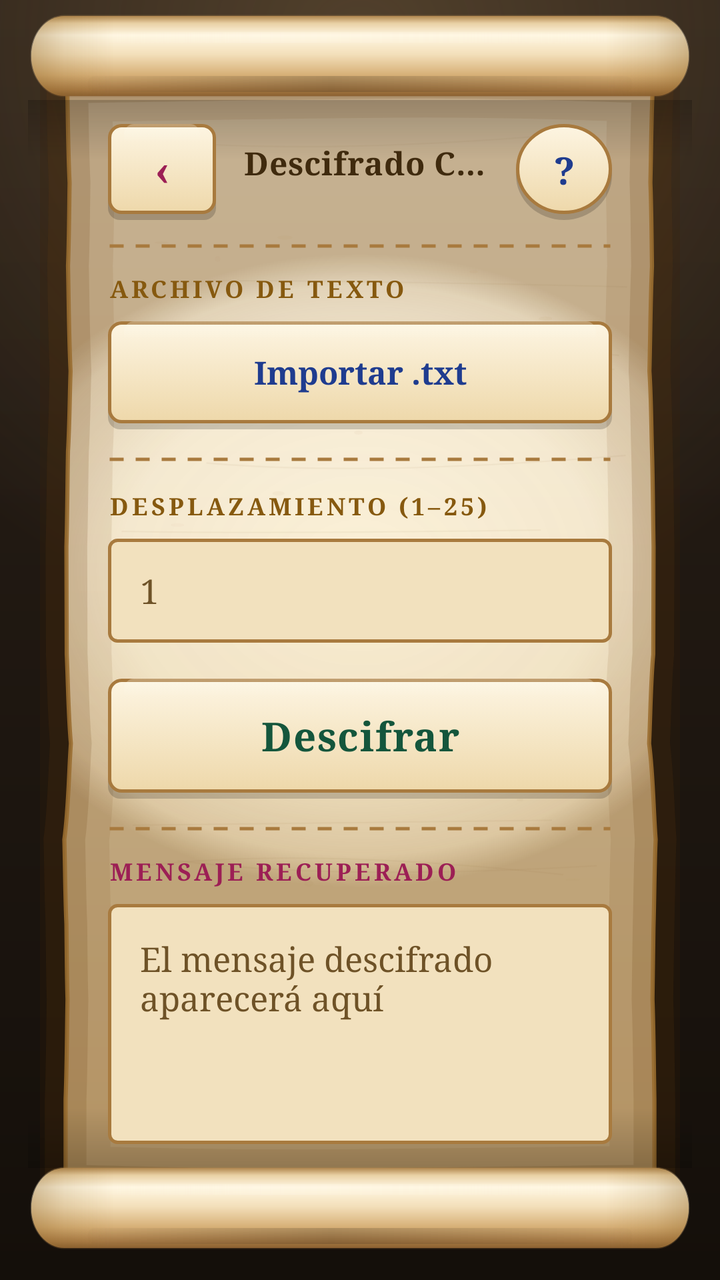
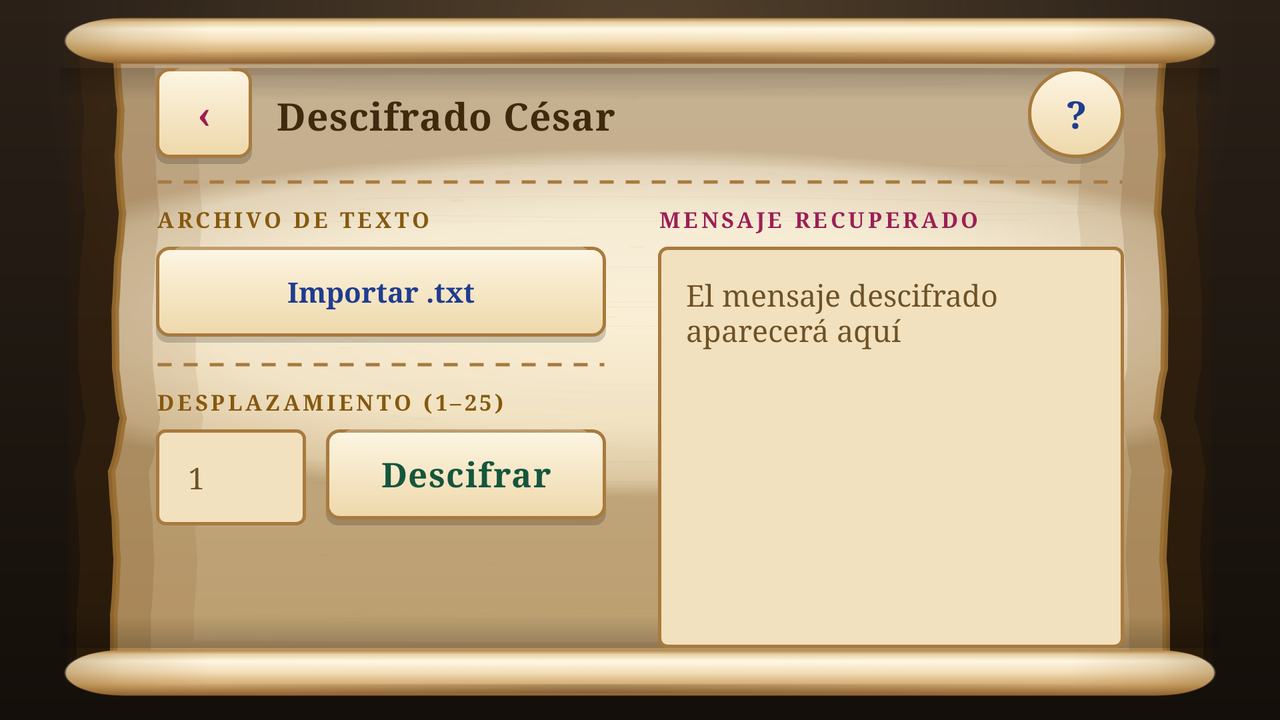

Two renders of one Android screen. The first uses the default layout on a phone; the second uses the alternative layout the repository ships for a different screen configuration, on a matching device. The two XML files are below.
<!-- AndroidManifest.xml: application theme Theme.Enigma -->
<!-- res/layout/activity_cesar.xml -->
<?xml version="1.0" encoding="UTF-8"?>
<LinearLayout xmlns:android="http://schemas.android.com/apk/res/android"
    xmlns:app="http://schemas.android.com/apk/res-auto"
    android:id="@+id/main"
    android:layout_width="match_parent"
    android:layout_height="match_parent"
    android:background="@drawable/fondo_mesa"
    android:orientation="vertical"
    android:paddingStart="@dimen/mesa_margen_h"
    android:paddingTop="@dimen/mesa_margen_sup"
    android:paddingEnd="@dimen/mesa_margen_h"
    android:paddingBottom="@dimen/mesa_margen_inf">

    <LinearLayout
        android:layout_width="match_parent"
        android:layout_height="0dp"
        android:layout_weight="1"
        android:background="@drawable/pergamino"
        android:orientation="vertical"
        android:paddingStart="@dimen/pergamino_padding_h"
        android:paddingTop="@dimen/pergamino_padding_v"
        android:paddingEnd="@dimen/pergamino_padding_h"
        android:paddingBottom="@dimen/pergamino_padding_v">

        
        <LinearLayout
            android:layout_width="match_parent"
            android:layout_height="wrap_content"
            android:gravity="center_vertical"
            android:orientation="horizontal">

            <androidx.appcompat.widget.AppCompatButton
                android:id="@+id/btnVolver"
                android:layout_width="@dimen/ancho_boton_volver"
                android:layout_height="@dimen/alto_boton_volver"
                android:background="@drawable/boton_pergamino"
                android:backgroundTint="@null"
                android:contentDescription="@string/volver"
                android:fontFamily="serif"
                android:gravity="center"
                android:minWidth="0dp"
                android:paddingStart="0dp"
                android:paddingTop="0dp"
                android:paddingEnd="0dp"
                android:paddingBottom="3dp"
                android:stateListAnimator="@null"
                android:text="‹"
                android:textAllCaps="false"
                android:textColor="@color/tinta_magenta"
                android:textSize="22sp"
                android:textStyle="bold" />

            <androidx.appcompat.widget.AppCompatTextView
                android:layout_width="0dp"
                android:layout_height="wrap_content"
                android:layout_marginStart="14dp"
                android:layout_weight="1"
                android:fontFamily="serif"
                android:letterSpacing="0.02"
                android:ellipsize="end"
                android:maxLines="1"
                android:text="@string/titulo_cesar"
                android:textColor="@color/pergamino_tinta"
                android:textSize="@dimen/texto_titulo_pantalla"
                android:textStyle="bold"
                app:autoSizeMaxTextSize="@dimen/texto_titulo_pantalla"
                app:autoSizeMinTextSize="16sp"
                app:autoSizeStepGranularity="1sp"
                app:autoSizeTextType="uniform" />

            <androidx.appcompat.widget.AppCompatButton
                android:id="@+id/btnAyuda"
                android:layout_width="@dimen/alto_boton_volver"
                android:layout_height="@dimen/alto_boton_volver"
                android:layout_marginStart="8dp"
                android:background="@drawable/boton_ayuda"
                android:backgroundTint="@null"
                android:contentDescription="@string/ayuda"
                android:fontFamily="serif"
                android:gravity="center"
                android:includeFontPadding="false"
                android:minWidth="0dp"
                android:paddingStart="0dp"
                android:paddingTop="0dp"
                android:paddingEnd="0dp"
                android:paddingBottom="0dp"
                android:stateListAnimator="@null"
                android:text="@string/ayuda_simbolo"
                android:textColor="@color/tinta_azul"
                android:textSize="19sp"
                android:textStyle="bold" />
        </LinearLayout>

        <View
            android:layout_width="match_parent"
            android:layout_height="2dp"
            android:layout_marginTop="12dp"
            android:layout_marginBottom="12dp"
            android:background="@drawable/linea_pergamino" />

        
        <TextView
            android:layout_width="match_parent"
            android:layout_height="wrap_content"
            android:fontFamily="serif"
            android:letterSpacing="0.14"
            android:text="@string/archivo_texto"
            android:textColor="@color/tinta_ocre"
            android:textSize="@dimen/texto_etiqueta"
            android:textStyle="bold" />

        <androidx.appcompat.widget.AppCompatButton
            android:id="@+id/btnImportarTxt"
            android:layout_width="match_parent"
            android:layout_height="wrap_content"
            android:layout_marginTop="8dp"
            android:background="@drawable/boton_pergamino"
            android:backgroundTint="@null"
            android:fontFamily="serif"
            android:minHeight="@dimen/alto_boton_secundario"
            android:paddingStart="18dp"
            android:paddingTop="10dp"
            android:paddingEnd="18dp"
            android:paddingBottom="13dp"
            android:stateListAnimator="@null"
            android:text="@string/importar_txt"
            android:textAllCaps="false"
            android:textColor="@color/tinta_azul"
            android:textSize="@dimen/texto_boton_secundario"
            android:textStyle="bold" />

        <View
            android:layout_width="match_parent"
            android:layout_height="2dp"
            android:layout_marginTop="@dimen/espacio_linea"
            android:layout_marginBottom="@dimen/espacio_linea"
            android:background="@drawable/linea_pergamino" />

        
        <TextView
            android:layout_width="match_parent"
            android:layout_height="wrap_content"
            android:fontFamily="serif"
            android:labelFor="@id/etDesplazamiento"
            android:letterSpacing="0.14"
            android:text="@string/desplazamiento"
            android:textColor="@color/tinta_ocre"
            android:textSize="@dimen/texto_etiqueta"
            android:textStyle="bold" />

        <EditText
            android:id="@+id/etDesplazamiento"
            android:layout_width="match_parent"
            android:layout_height="wrap_content"
            android:layout_marginTop="8dp"
            android:background="@drawable/enigma_borde"
            android:backgroundTint="@null"
            android:fontFamily="serif"
            android:hint="@string/desplazamiento_hint"
            android:importantForAutofill="no"
            android:maxLength="2"
            android:minHeight="@dimen/alto_campo"
            android:paddingStart="16dp"
            android:paddingEnd="16dp"
            android:textColor="@color/pergamino_tinta"
            android:textColorHint="@color/pergamino_tinta_suave"
            android:textSize="@dimen/texto_mensaje" />

        <androidx.appcompat.widget.AppCompatButton
            android:id="@+id/btnDescifrarCesar"
            android:layout_width="match_parent"
            android:layout_height="wrap_content"
            android:layout_marginTop="@dimen/espacio_seccion"
            android:background="@drawable/boton_pergamino"
            android:backgroundTint="@null"
            android:fontFamily="serif"
            android:letterSpacing="0.03"
            android:minHeight="@dimen/alto_boton"
            android:paddingStart="20dp"
            android:paddingTop="12dp"
            android:paddingEnd="20dp"
            android:paddingBottom="15dp"
            android:stateListAnimator="@null"
            android:text="@string/descifrar"
            android:textAllCaps="false"
            android:textColor="@color/tinta_verde"
            android:textSize="@dimen/texto_boton"
            android:textStyle="bold" />

        <View
            android:layout_width="match_parent"
            android:layout_height="2dp"
            android:layout_marginTop="@dimen/espacio_linea"
            android:layout_marginBottom="12dp"
            android:background="@drawable/linea_pergamino" />

        
        <TextView
            android:layout_width="match_parent"
            android:layout_height="wrap_content"
            android:fontFamily="serif"
            android:letterSpacing="0.14"
            android:text="@string/mensaje_recuperado"
            android:textColor="@color/tinta_magenta"
            android:textSize="@dimen/texto_etiqueta"
            android:textStyle="bold" />

        <ScrollView
            android:layout_width="match_parent"
            android:layout_height="0dp"
            android:layout_marginTop="8dp"
            android:layout_weight="1"
            android:background="@drawable/enigma_borde"
            android:fadeScrollbars="false"
            android:paddingTop="6dp"
            android:paddingBottom="6dp"
            android:scrollbarSize="4dp"
            android:scrollbarStyle="insideOverlay"
            android:scrollbarThumbVertical="@color/pergamino_borde"
            android:scrollbarTrackVertical="@android:color/transparent"
            android:scrollbars="vertical">

            <TextView
                android:id="@+id/tvMensajeRecuperado"
                android:layout_width="match_parent"
                android:layout_height="wrap_content"
                android:fontFamily="serif"
                android:gravity="top|start"
                android:hint="@string/mensaje_hint"
                android:paddingStart="16dp"
                android:paddingTop="10dp"
                android:paddingEnd="10dp"
                android:paddingBottom="10dp"
                android:textColor="@color/pergamino_tinta"
                android:textColorHint="@color/pergamino_tinta_suave"
                android:textIsSelectable="true"
                android:textSize="@dimen/texto_mensaje" />
        </ScrollView>
    </LinearLayout>
</LinearLayout>
<!-- resources referenced by this layout -->
<resources>
  <color name="pergamino_borde">#A87A3E</color>
  <color name="pergamino_tinta">#3F2A0E</color>
  <color name="pergamino_tinta_suave">#6E5227</color>
  <color name="tinta_azul">#1F3C8F</color>
  <color name="tinta_magenta">#9C1F55</color>
  <color name="tinta_ocre">#86590F</color>
  <color name="tinta_verde">#14563C</color>
  <dimen name="alto_boton">60dp</dimen>
  <dimen name="alto_boton_secundario">54dp</dimen>
  <dimen name="alto_boton_volver">48dp</dimen>
  <dimen name="alto_campo">52dp</dimen>
  <dimen name="ancho_boton_volver">54dp</dimen>
  <dimen name="espacio_linea">14dp</dimen>
  <dimen name="espacio_seccion">18dp</dimen>
  <dimen name="mesa_margen_h">14dp</dimen>
  <dimen name="mesa_margen_inf">12dp</dimen>
  <dimen name="mesa_margen_sup">6dp</dimen>
  <dimen name="pergamino_padding_h">40dp</dimen>
  <dimen name="pergamino_padding_v">56dp</dimen>
  <dimen name="texto_boton">20sp</dimen>
  <dimen name="texto_boton_secundario">16sp</dimen>
  <dimen name="texto_etiqueta">12sp</dimen>
  <dimen name="texto_mensaje">17sp</dimen>
  <dimen name="texto_titulo_pantalla">23sp</dimen>
  <!-- drawable enigma_borde (drawable) -->
  <?xml version="1.0" encoding="utf-8"?>
  <selector xmlns:android="http://schemas.android.com/apk/res/android">
  
      <item android:state_focused="true">
          <shape android:shape="rectangle">
              <solid android:color="@color/pergamino_campo" />
              <stroke android:width="2dp" android:color="@color/tinta_ocre" />
              <corners android:radius="4dp" />
          </shape>
      </item>
  
      <item>
          <shape android:shape="rectangle">
              <solid android:color="@color/pergamino_campo" />
              <stroke android:width="1.5dp" android:color="@color/pergamino_borde" />
              <corners android:radius="4dp" />
          </shape>
      </item>
  </selector>
  <!-- drawable linea_pergamino (drawable) -->
  <?xml version="1.0" encoding="utf-8"?>
  <shape xmlns:android="http://schemas.android.com/apk/res/android"
      android:shape="line">
      <stroke
          android:width="1.5dp"
          android:color="@color/pergamino_borde"
          android:dashWidth="7dp"
          android:dashGap="6dp" />
  </shape>
  <string name="archivo_texto">ARCHIVO DE TEXTO</string>
  <string name="ayuda">Ayuda</string>
  <string name="ayuda_simbolo" translatable="false">?</string>
  <string name="descifrar">Descifrar</string>
  <string name="desplazamiento">DESPLAZAMIENTO (1–25)</string>
  <string name="desplazamiento_hint">1</string>
  <string name="importar_txt">Importar .txt</string>
  <string name="mensaje_hint">El mensaje descifrado aparecerá aquí</string>
  <string name="mensaje_recuperado">MENSAJE RECUPERADO</string>
  <string name="titulo_cesar">Descifrado César</string>
  <string name="volver">Volver</string>
  <style name="Theme.Enigma" parent="Base.Theme.Enigma" />
  <color name="pergamino_campo">#F2E1BE</color>
  <color name="mesa">#2A2018</color>
  <color name="mesa_oscura">#140F0A</color>
  <style name="Base.Theme.Enigma" parent="Theme.Material3.DayNight.NoActionBar">
          <item name="android:windowBackground">@drawable/fondo_mesa</item>
          <item name="android:statusBarColor">@color/mesa_oscura</item>
          <item name="android:navigationBarColor">@color/mesa_oscura</item>
          <item name="android:windowLightStatusBar">false</item>
          <item name="android:windowLightNavigationBar">false</item>
      </style>
  <!-- some entries are left out for length -->
</resources>
<!-- res/layout-land/activity_cesar.xml (the repository's variant of the layout above) -->
<!-- drawn on the phone turned sideways -->
<?xml version="1.0" encoding="UTF-8"?>
<LinearLayout xmlns:android="http://schemas.android.com/apk/res/android"
    xmlns:app="http://schemas.android.com/apk/res-auto"
    android:id="@+id/main"
    android:layout_width="match_parent"
    android:layout_height="match_parent"
    android:background="@drawable/fondo_mesa"
    android:orientation="vertical"
    android:paddingStart="@dimen/mesa_margen_h"
    android:paddingTop="@dimen/mesa_margen_sup"
    android:paddingEnd="@dimen/mesa_margen_h"
    android:paddingBottom="@dimen/mesa_margen_inf">

    <LinearLayout
        android:layout_width="match_parent"
        android:layout_height="0dp"
        android:layout_weight="1"
        android:background="@drawable/pergamino"
        android:orientation="vertical"
        android:paddingStart="@dimen/pergamino_padding_h"
        android:paddingTop="@dimen/pergamino_padding_v"
        android:paddingEnd="@dimen/pergamino_padding_h"
        android:paddingBottom="@dimen/pergamino_padding_v">

        
        <LinearLayout
            android:layout_width="match_parent"
            android:layout_height="wrap_content"
            android:gravity="center_vertical"
            android:orientation="horizontal">

            <androidx.appcompat.widget.AppCompatButton
                android:id="@+id/btnVolver"
                android:layout_width="@dimen/ancho_boton_volver"
                android:layout_height="@dimen/alto_boton_volver"
                android:background="@drawable/boton_pergamino"
                android:backgroundTint="@null"
                android:contentDescription="@string/volver"
                android:fontFamily="serif"
                android:gravity="center"
                android:minWidth="0dp"
                android:paddingStart="0dp"
                android:paddingTop="0dp"
                android:paddingEnd="0dp"
                android:paddingBottom="3dp"
                android:stateListAnimator="@null"
                android:text="‹"
                android:textAllCaps="false"
                android:textColor="@color/tinta_magenta"
                android:textSize="20sp"
                android:textStyle="bold" />

            <androidx.appcompat.widget.AppCompatTextView
                android:layout_width="0dp"
                android:layout_height="wrap_content"
                android:layout_marginStart="12dp"
                android:layout_weight="1"
                android:fontFamily="serif"
                android:letterSpacing="0.02"
                android:ellipsize="end"
                android:maxLines="1"
                android:text="@string/titulo_cesar"
                android:textColor="@color/pergamino_tinta"
                android:textSize="@dimen/texto_titulo_pantalla"
                android:textStyle="bold"
                app:autoSizeMaxTextSize="@dimen/texto_titulo_pantalla"
                app:autoSizeMinTextSize="16sp"
                app:autoSizeStepGranularity="1sp"
                app:autoSizeTextType="uniform" />

            <androidx.appcompat.widget.AppCompatButton
                android:id="@+id/btnAyuda"
                android:layout_width="@dimen/alto_boton_volver"
                android:layout_height="@dimen/alto_boton_volver"
                android:layout_marginStart="8dp"
                android:background="@drawable/boton_ayuda"
                android:backgroundTint="@null"
                android:contentDescription="@string/ayuda"
                android:fontFamily="serif"
                android:gravity="center"
                android:includeFontPadding="false"
                android:minWidth="0dp"
                android:paddingStart="0dp"
                android:paddingTop="0dp"
                android:paddingEnd="0dp"
                android:paddingBottom="0dp"
                android:stateListAnimator="@null"
                android:text="@string/ayuda_simbolo"
                android:textColor="@color/tinta_azul"
                android:textSize="19sp"
                android:textStyle="bold" />
        </LinearLayout>

        <View
            android:layout_width="match_parent"
            android:layout_height="2dp"
            android:layout_marginTop="8dp"
            android:layout_marginBottom="10dp"
            android:background="@drawable/linea_pergamino" />

        
        <LinearLayout
            android:layout_width="match_parent"
            android:layout_height="0dp"
            android:layout_weight="1"
            android:orientation="horizontal">

            <ScrollView
                android:layout_width="0dp"
                android:layout_height="match_parent"
                android:layout_weight="1"
                android:fillViewport="true"
                android:scrollbars="vertical">

                <LinearLayout
                    android:layout_width="match_parent"
                    android:layout_height="wrap_content"
                    android:orientation="vertical"
                    android:paddingEnd="8dp">

                    <TextView
                        android:layout_width="match_parent"
                        android:layout_height="wrap_content"
                        android:fontFamily="serif"
                        android:letterSpacing="0.14"
                        android:text="@string/archivo_texto"
                        android:textColor="@color/tinta_ocre"
                        android:textSize="@dimen/texto_etiqueta"
                        android:textStyle="bold" />

                    <androidx.appcompat.widget.AppCompatButton
                        android:id="@+id/btnImportarTxt"
                        android:layout_width="match_parent"
                        android:layout_height="wrap_content"
                        android:layout_marginTop="6dp"
                        android:background="@drawable/boton_pergamino"
                        android:backgroundTint="@null"
                        android:fontFamily="serif"
                        android:minHeight="@dimen/alto_boton_secundario"
                        android:paddingStart="16dp"
                        android:paddingTop="8dp"
                        android:paddingEnd="16dp"
                        android:paddingBottom="11dp"
                        android:stateListAnimator="@null"
                        android:text="@string/importar_txt"
                        android:textAllCaps="false"
                        android:textColor="@color/tinta_azul"
                        android:textSize="@dimen/texto_boton_secundario"
                        android:textStyle="bold" />

                    <View
                        android:layout_width="match_parent"
                        android:layout_height="2dp"
                        android:layout_marginTop="10dp"
                        android:layout_marginBottom="10dp"
                        android:background="@drawable/linea_pergamino" />

                    <TextView
                        android:layout_width="match_parent"
                        android:layout_height="wrap_content"
                        android:fontFamily="serif"
                        android:labelFor="@id/etDesplazamiento"
                        android:letterSpacing="0.14"
                        android:text="@string/desplazamiento"
                        android:textColor="@color/tinta_ocre"
                        android:textSize="@dimen/texto_etiqueta"
                        android:textStyle="bold" />

                    
                    <LinearLayout
                        android:layout_width="match_parent"
                        android:layout_height="wrap_content"
                        android:layout_marginTop="6dp"
                        android:gravity="center_vertical"
                        android:orientation="horizontal">

                        <EditText
                            android:id="@+id/etDesplazamiento"
                            android:layout_width="0dp"
                            android:layout_height="wrap_content"
                            android:layout_weight="1"
                            android:background="@drawable/enigma_borde"
                            android:backgroundTint="@null"
                            android:fontFamily="serif"
                            android:hint="@string/desplazamiento_hint"
                            android:importantForAutofill="no"
                            android:maxLength="2"
                            android:minHeight="@dimen/alto_campo"
                            android:paddingStart="16dp"
                            android:paddingEnd="16dp"
                            android:textColor="@color/pergamino_tinta"
                            android:textColorHint="@color/pergamino_tinta_suave"
                            android:textSize="@dimen/texto_mensaje" />

                        <Space
                            android:layout_width="10dp"
                            android:layout_height="1dp" />

                        <androidx.appcompat.widget.AppCompatButton
                            android:id="@+id/btnDescifrarCesar"
                            android:layout_width="wrap_content"
                            android:layout_height="wrap_content"
                            android:background="@drawable/boton_pergamino"
                            android:backgroundTint="@null"
                            android:fontFamily="serif"
                            android:letterSpacing="0.03"
                            android:minHeight="@dimen/alto_campo"
                            android:minWidth="140dp"
                            android:paddingStart="16dp"
                            android:paddingTop="8dp"
                            android:paddingEnd="16dp"
                            android:paddingBottom="11dp"
                            android:stateListAnimator="@null"
                            android:text="@string/descifrar"
                            android:textAllCaps="false"
                            android:textColor="@color/tinta_verde"
                            android:textSize="@dimen/texto_boton"
                            android:textStyle="bold" />
                    </LinearLayout>
                </LinearLayout>
            </ScrollView>

            <Space
                android:layout_width="18dp"
                android:layout_height="1dp" />

            
            <LinearLayout
                android:layout_width="0dp"
                android:layout_height="match_parent"
                android:layout_weight="1"
                android:orientation="vertical">

                <TextView
                    android:layout_width="match_parent"
                    android:layout_height="wrap_content"
                    android:fontFamily="serif"
                    android:letterSpacing="0.14"
                    android:text="@string/mensaje_recuperado"
                    android:textColor="@color/tinta_magenta"
                    android:textSize="@dimen/texto_etiqueta"
                    android:textStyle="bold" />

                <ScrollView
                    android:layout_width="match_parent"
                    android:layout_height="0dp"
                    android:layout_marginTop="6dp"
                    android:layout_weight="1"
                    android:background="@drawable/enigma_borde"
                    android:fadeScrollbars="false"
                    android:paddingTop="6dp"
                    android:paddingBottom="6dp"
                    android:scrollbarSize="4dp"
                    android:scrollbarStyle="insideOverlay"
                    android:scrollbarThumbVertical="@color/pergamino_borde"
                    android:scrollbarTrackVertical="@android:color/transparent"
                    android:scrollbars="vertical">

                    <TextView
                        android:id="@+id/tvMensajeRecuperado"
                        android:layout_width="match_parent"
                        android:layout_height="wrap_content"
                        android:fontFamily="serif"
                        android:gravity="top|start"
                        android:hint="@string/mensaje_hint"
                        android:paddingStart="14dp"
                        android:paddingTop="8dp"
                        android:paddingEnd="8dp"
                        android:paddingBottom="8dp"
                        android:textColor="@color/pergamino_tinta"
                        android:textColorHint="@color/pergamino_tinta_suave"
                        android:textIsSelectable="true"
                        android:textSize="@dimen/texto_mensaje" />
                </ScrollView>
            </LinearLayout>
        </LinearLayout>
    </LinearLayout>
</LinearLayout>
<!-- resources referenced by the variant -->
<!-- as the phone turned sideways resolves them -->
<resources>
  <color name="pergamino_borde">#A87A3E</color>
  <color name="pergamino_tinta">#3F2A0E</color>
  <color name="pergamino_tinta_suave">#6E5227</color>
  <color name="tinta_azul">#1F3C8F</color>
  <color name="tinta_magenta">#9C1F55</color>
  <color name="tinta_ocre">#86590F</color>
  <color name="tinta_verde">#14563C</color>
  <!-- from res/values-land/ -->
  <dimen name="alto_boton_secundario">48dp</dimen>
  <!-- from res/values-land/ -->
  <dimen name="alto_boton_volver">48dp</dimen>
  <!-- from res/values-land/ -->
  <dimen name="alto_campo">48dp</dimen>
  <!-- from res/values-land/ -->
  <dimen name="ancho_boton_volver">48dp</dimen>
  <!-- from res/values-land/ -->
  <dimen name="mesa_margen_h">30dp</dimen>
  <!-- from res/values-land/ -->
  <dimen name="mesa_margen_inf">10dp</dimen>
  <!-- from res/values-land/ -->
  <dimen name="mesa_margen_sup">8dp</dimen>
  <!-- from res/values-land/ -->
  <dimen name="pergamino_padding_h">48dp</dimen>
  <!-- from res/values-land/ -->
  <dimen name="pergamino_padding_v">26dp</dimen>
  <!-- from res/values-land/ -->
  <dimen name="texto_boton">17sp</dimen>
  <!-- from res/values-land/ -->
  <dimen name="texto_boton_secundario">14sp</dimen>
  <!-- from res/values-land/ -->
  <dimen name="texto_etiqueta">11sp</dimen>
  <!-- from res/values-land/ -->
  <dimen name="texto_mensaje">15sp</dimen>
  <!-- from res/values-land/ -->
  <dimen name="texto_titulo_pantalla">19sp</dimen>
  <!-- drawable enigma_borde (drawable) -->
  <?xml version="1.0" encoding="utf-8"?>
  <selector xmlns:android="http://schemas.android.com/apk/res/android">
  
      <item android:state_focused="true">
          <shape android:shape="rectangle">
              <solid android:color="@color/pergamino_campo" />
              <stroke android:width="2dp" android:color="@color/tinta_ocre" />
              <corners android:radius="4dp" />
          </shape>
      </item>
  
      <item>
          <shape android:shape="rectangle">
              <solid android:color="@color/pergamino_campo" />
              <stroke android:width="1.5dp" android:color="@color/pergamino_borde" />
              <corners android:radius="4dp" />
          </shape>
      </item>
  </selector>
  <!-- drawable linea_pergamino (drawable) -->
  <?xml version="1.0" encoding="utf-8"?>
  <shape xmlns:android="http://schemas.android.com/apk/res/android"
      android:shape="line">
      <stroke
          android:width="1.5dp"
          android:color="@color/pergamino_borde"
          android:dashWidth="7dp"
          android:dashGap="6dp" />
  </shape>
  <string name="archivo_texto">ARCHIVO DE TEXTO</string>
  <string name="ayuda">Ayuda</string>
  <string name="ayuda_simbolo" translatable="false">?</string>
  <string name="descifrar">Descifrar</string>
  <string name="desplazamiento">DESPLAZAMIENTO (1–25)</string>
  <string name="desplazamiento_hint">1</string>
  <string name="importar_txt">Importar .txt</string>
  <string name="mensaje_hint">El mensaje descifrado aparecerá aquí</string>
  <string name="mensaje_recuperado">MENSAJE RECUPERADO</string>
  <string name="titulo_cesar">Descifrado César</string>
  <string name="volver">Volver</string>
  <style name="Theme.Enigma" parent="Base.Theme.Enigma" />
  <color name="pergamino_campo">#F2E1BE</color>
  <color name="mesa">#2A2018</color>
  <color name="mesa_oscura">#140F0A</color>
  <style name="Base.Theme.Enigma" parent="Theme.Material3.DayNight.NoActionBar">
          <item name="android:windowBackground">@drawable/fondo_mesa</item>
          <item name="android:statusBarColor">@color/mesa_oscura</item>
          <item name="android:navigationBarColor">@color/mesa_oscura</item>
          <item name="android:windowLightStatusBar">false</item>
          <item name="android:windowLightNavigationBar">false</item>
      </style>
  <!-- some entries are left out for length -->
</resources>
